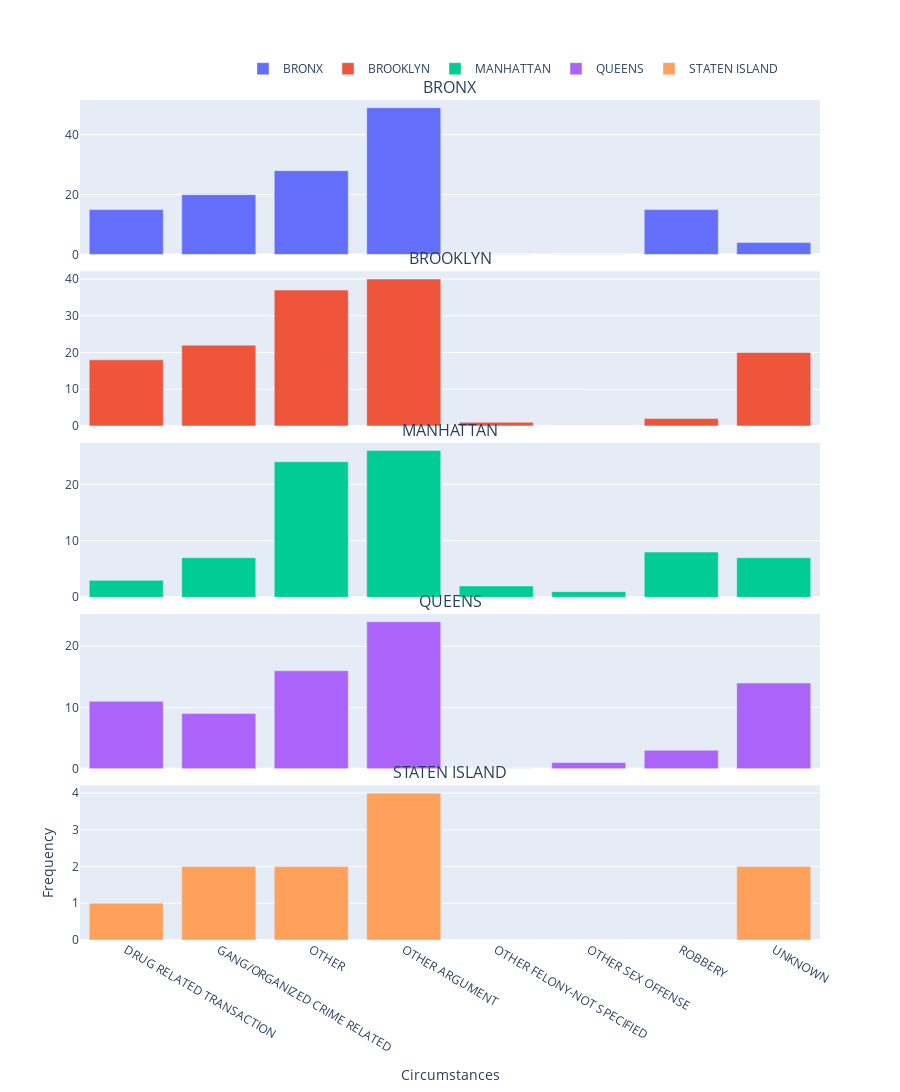

Source (notebook cell):
### Code cell
ct = pd.crosstab(df['BOROUGH'], df['CIRCUMSTANCE'])

fig = make_subplots(rows=ct.shape[0], cols=1, shared_xaxes=True,
                    subplot_titles=ct.index, vertical_spacing=0.02)

for i, (borough, data) in enumerate(ct.iterrows(), start=1):
    fig.add_trace(go.Bar(x=data.index, y=data.values, name=borough), row=i, col=1)

fig.update_layout(legend=dict(orientation="h", yanchor="bottom", y=1.02, xanchor="right", x=0.95))

fig.update_xaxes(title_text="Circumstances", row=ct.shape[0], col=1)
fig.update_yaxes(title_text="Frequency", row=ct.shape[0], col=1)

fig.update_layout(height=500*ct.shape[0])

fig.show()

### Figure 1 — Plotly figure (JSON) as saved in the notebook; plotly's stock layout.template omitted (floating-point values rounded to 4 significant figures)
{"data": [{"name": "BRONX", "type": "bar", "x": ["DRUG RELATED TRANSACTION", "GANG/ORGANIZED CRIME RELATED", "OTHER", "OTHER ARGUMENT", "OTHER FELONY-NOT SPECIFIED", "OTHER SEX OFFENSE", "ROBBERY", "UNKNOWN"], "xaxis": "x", "y": [15, 20, 28, 49, 0, 0, 15, 4], "yaxis": "y"}, {"name": "BROOKLYN", "type": "bar", "x": ["DRUG RELATED TRANSACTION", "GANG/ORGANIZED CRIME RELATED", "OTHER", "OTHER ARGUMENT", "OTHER FELONY-NOT SPECIFIED", "OTHER SEX OFFENSE", "ROBBERY", "UNKNOWN"], "xaxis": "x2", "y": [18, 22, 37, 40, 1, 0, 2, 20], "yaxis": "y2"}, {"name": "MANHATTAN", "type": "bar", "x": ["DRUG RELATED TRANSACTION", "GANG/ORGANIZED CRIME RELATED", "OTHER", "OTHER ARGUMENT", "OTHER FELONY-NOT SPECIFIED", "OTHER SEX OFFENSE", "ROBBERY", "UNKNOWN"], "xaxis": "x3", "y": [3, 7, 24, 26, 2, 1, 8, 7], "yaxis": "y3"}, {"name": "QUEENS", "type": "bar", "x": ["DRUG RELATED TRANSACTION", "GANG/ORGANIZED CRIME RELATED", "OTHER", "OTHER ARGUMENT", "OTHER FELONY-NOT SPECIFIED", "OTHER SEX OFFENSE", "ROBBERY", "UNKNOWN"], "xaxis": "x4", "y": [11, 9, 16, 24, 0, 1, 3, 14], "yaxis": "y4"}, {"name": "STATEN ISLAND", "type": "bar", "x": ["DRUG RELATED TRANSACTION", "GANG/ORGANIZED CRIME RELATED", "OTHER", "OTHER ARGUMENT", "OTHER FELONY-NOT SPECIFIED", "OTHER SEX OFFENSE", "ROBBERY", "UNKNOWN"], "xaxis": "x5", "y": [1, 2, 2, 4, 0, 0, 0, 2], "yaxis": "y5"}], "layout": {"annotations": [{"font": {"size": 16}, "showarrow": false, "text": "BRONX", "x": 0.5, "xanchor": "center", "xref": "paper", "y": 1, "yanchor": "bottom", "yref": "paper"}, {"font": {"size": 16}, "showarrow": false, "text": "BROOKLYN", "x": 0.5, "xanchor": "center", "xref": "paper", "y": 0.796, "yanchor": "bottom", "yref": "paper"}, {"font": {"size": 16}, "showarrow": false, "text": "MANHATTAN", "x": 0.5, "xanchor": "center", "xref": "paper", "y": 0.592, "yanchor": "bottom", "yref": "paper"}, {"font": {"size": 16}, "showarrow": false, "text": "QUEENS", "x": 0.5, "xanchor": "center", "xref": "paper", "y": 0.388, "yanchor": "bottom", "yref": "paper"}, {"font": {"size": 16}, "showarrow": false, "text": "STATEN ISLAND", "x": 0.5, "xanchor": "center", "xref": "paper", "y": 0.184, "yanchor": "bottom", "yref": "paper"}], "height": 2500, "legend": {"orientation": "h", "x": 0.95, "xanchor": "right", "y": 1.02, "yanchor": "bottom"}, "xaxis": {"anchor": "y", "domain": [0, 1], "matches": "x5", "showticklabels": false}, "xaxis2": {"anchor": "y2", "domain": [0, 1], "matches": "x5", "showticklabels": false}, "xaxis3": {"anchor": "y3", "domain": [0, 1], "matches": "x5", "showticklabels": false}, "xaxis4": {"anchor": "y4", "domain": [0, 1], "matches": "x5", "showticklabels": false}, "xaxis5": {"anchor": "y5", "domain": [0, 1], "title": {"text": "Circumstances"}}, "yaxis": {"anchor": "x", "domain": [0.816, 1]}, "yaxis2": {"anchor": "x2", "domain": [0.612, 0.796]}, "yaxis3": {"anchor": "x3", "domain": [0.408, 0.592]}, "yaxis4": {"anchor": "x4", "domain": [0.204, 0.388]}, "yaxis5": {"anchor": "x5", "domain": [0, 0.184], "title": {"text": "Frequency"}}}}
